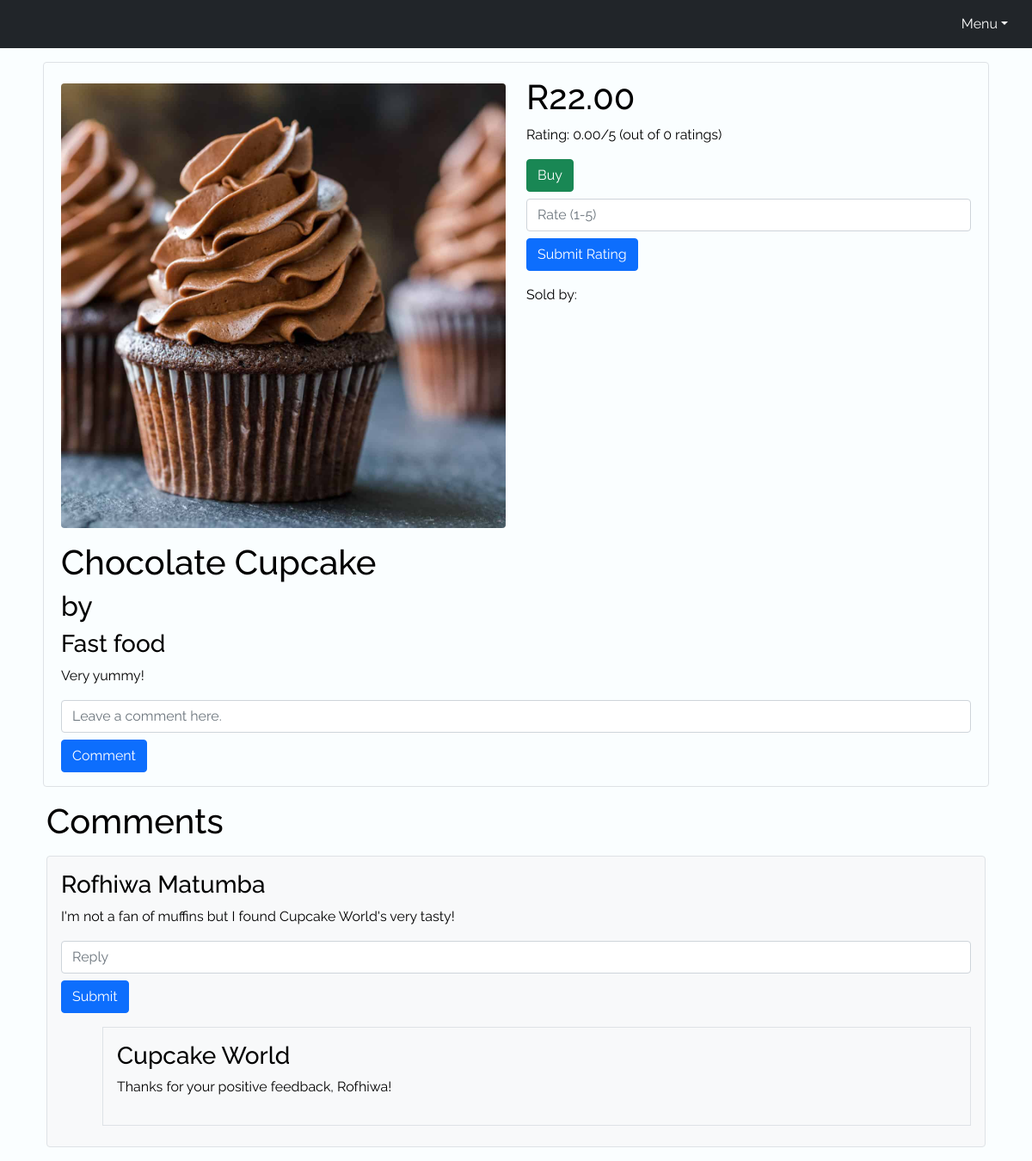
Page /product-page/Chocolate-Cupcake/ (signed in) on the committed database.
### flickboutique/models.py (models this page shows, shortened)
class Product(models.Model):
    productName = models.CharField(max_length=128)
    productURL = models.CharField(max_length=64)
    productDepartment = models.ForeignKey(ProductDepartment, related_name="product_department", on_delete=models.CASCADE)
    productPrice = models.FloatField()
    productInformation = models.CharField(max_length=2048)
    productRating = models.FloatField(default=0)
    productTotalRatings = models.IntegerField(default=0)
    productImage = models.ImageField(null=True)
    productRatingsSum = models.IntegerField(null=True)
    productRaters = models.ManyToManyField(User, related_name="product_raters")
    soldBy = models.ForeignKey(User, related_name="product_seller", on_delete=models.CASCADE, null=True)
    productComments = models.ManyToManyField(ProductComment, related_name="product_comments")

class ProductDepartment(models.Model):
    departmentName = models.CharField(max_length=128)
    def __str__(self):
        return self.departmentName

class ProductComment(models.Model):
    commenter = models.ForeignKey(User, related_name="product_commenter", on_delete=models.CASCADE)
    commentBody = models.TextField(null=True, blank=True)
    replies = models.ManyToManyField(ProductCommentReply, related_name="product_replies")

class ProductCommentReply(models.Model):
    replier = models.ForeignKey(User, related_name="comment_replier", on_delete=models.CASCADE, null=True)
    replyBody = models.TextField(null=True, blank=True)

### flickboutique/views.py (the view)
# urls.py: path("product-page/<str:productURL>/", views.productPage, name="productPage"), # Business username should later be added
def productPage(request, productURL):
    try:
        userBusinessInfo = models.BusinessInfo.objects.get(user=request.user)
    except models.BusinessInfo.DoesNotExist:
        userBusinessInfo = None
    context = {
        'product': models.Product.objects.get(productURL=productURL),
        'businessInfo': userBusinessInfo,
        'userBusinessInfo': userBusinessInfo,
        'defaultScheme': models.ColorScheme.objects.get(schemeName="bilbaoDefault")
    }
    if not request.user.is_authenticated:
        return HttpResponseRedirect(reverse('flickboutique:index'), context)
    return render(request, 'flickboutique/productPage.html', context)

### flickboutique - Copy/templates/flickboutique/productPage.html (shortened to what this page needs)
{% extends 'flickboutique/layout.html' %}
{% load static %}
{% block body %}
    {% block nav %}{{ block.super }}{% endblock %}
<div id="productInfoContainer" class="container my-3">
    <div class="row border rounded mx-2 p-2">
        <div class="col-md-6">
            <img class="img-responsive my-3 rounded" style="width: 100%;" src="{{ product.productImage.url }}">
            <h1 id="productName">{{ product.productName }}</h1>
            <h2 id="productManufacturer">by {{ product.productManufacturer }}</h2>
            <h3 id="productType">{{ product.productDepartment }}</h3>
            <p id="productInfo">{{ product.productInformation }}</p>
        </div>
        <div class="col-md-6 pt-2">
            <h1 id="productPrice">R{{ product.productPrice|floatformat:2 }}</h1>
            <p>Rating: {{ product.productRating|floatformat:2 }}/5 (out of {{ product.productTotalRatings }} rating{% if product.productTotalRatings > 1 %}s{% elif product.productTotalRatings == 0 %}s{% endif %})</p>
            <a href="" class="btn btn-success">Buy</a>
            {% if request.user in product.productRaters.all %}
            <p class="mt-3">You have already rated this product.</p>
            {% elif request.user in product.soldBy.all %}
            <p class="mt-3">You cannot rate this product because you sell this product.</p>
            {% else %}
            <form action="{% url 'flickboutique:rateProduct' %}" method="post" class="mb-3">
                <input type="number" name="productRating" placeholder="Rate (1-5)" class="form-control my-2" min="1" max="5">
                <input class="btn btn-primary" type="submit" value="Submit Rating">
            </form>
            {% endif %}
            <p>Sold by:</p>
        </div>
        <form method="post" action="{% url 'flickboutique:commentProduct' %}">
            <input type="textarea" placeholder="Leave a comment here." class="form-control" name="commentBody">
            <input type="submit" class="btn btn-primary my-2" value="Comment">
        </form>
    </div>
    <div class="container my-3">
        <h1>Comments</h1>
        {% for comment in product.productComments.all %}
        <div class="container border my-3 p-3 bg-light rounded">
            <h3>{{ comment.commenter.first_name }} {{ comment.commenter.last_name }}</h3>
            <p>{{ comment.commentBody }}</p>
                <form method="post" action="{% url 'flickboutique:replyProductComment' %}">
                    <input type="textarea" placeholder="Reply" class="form-control" name="replyBody">
                    <input type="submit" class="btn btn-primary my-2" value="Submit">
                </form>
            {% for reply in comment.replies.all %}
                <div style="margin-left: 3em" class="border p-3 my-2">
                    <h3>{% if reply.replier in product.soldBy.all %}🛒{% endif %} {{ reply.replier.first_name }} {{ reply.replier.last_name }}</h3>
                    <p>{{ reply.replyBody }}</p>
                </div>
            {% endfor %}
        </div>
        {% empty %}
        <p>There are no commments to display.</p>
        {% endfor %}
    </div>
</div>
{% endblock %}

### rows in the picture
Product: productImage (picture), productName "Chocolate Cupcake", productDepartment "Fast food", productInformation "Very yummy!", productPrice "22.00", productRating "0.00", productTotalRatings "0"
ProductComment: commenter.first_name "Rofhiwa", commenter.last_name "Matumba", commentBody "I'm not a fan of muffins but I found Cupcake World's very tasty!"
ProductCommentReply: replier.first_name "Cupcake World", replyBody "Thanks for your positive feedback, Rofhiwa!"
